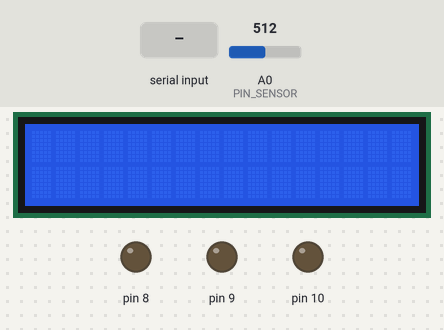
Bench run of a sketch on a simulated Arduino Uno, built with avr-gcc and run on an emulated ATmega328P. Parts: 16×2 character LCD, output pins drawn as LEDs (lit = HIGH). The inputs (shaded band) are chosen by the test bench; at power-on: A0 (PIN_SENSOR) = 512.

Above: at 1.2 s.
1.3 s: "T" received over Serial
At 1.9 s:
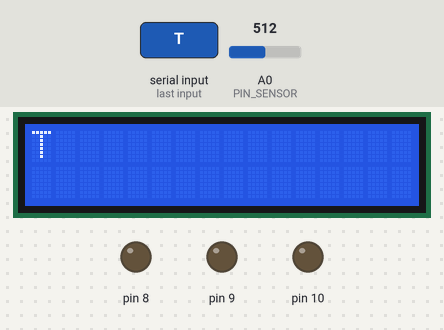
2.8 s: "1" received over Serial
At 3.1 s:
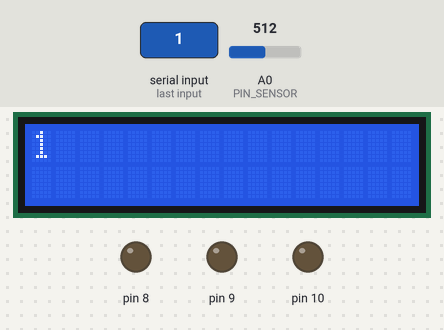
Timing chart, 0 to 5.8 s (numbered marks = the images above; inputs shaded):
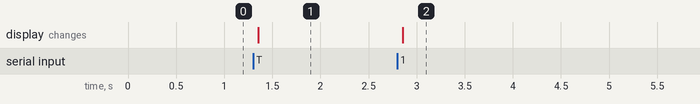

The sketch:

relog_con_java.ino
```cpp
#include <LiquidCrystal.h>
LiquidCrystal lcd(12,11,5,4,3,2);

byte PIN_SENSOR = A0;
int dato_serial = 0;
float C;

int temp;

void setup() {
  lcd.begin(16,2);
  Serial.begin(9600);
  Serial.setTimeout(50);
  pinMode(8, OUTPUT);
  pinMode(9, OUTPUT);
  pinMode(10, OUTPUT);


}

void loop() {
  C = (5.0 * analogRead(PIN_SENSOR) * 100.0)/ 1024;
  temp = C;
  if ( Serial.available() > 0){
   //lectura_dato();
   dato_serial = Serial.read();
    comparacion_dato();

    if(C < 15)
    {
    digitalWrite(8,HIGH);
    digitalWrite(9,LOW);
    digitalWrite(10,LOW);
    }
    if(C > 20)
    {
    digitalWrite(8,LOW);
    digitalWrite(9,LOW);
    digitalWrite(10,HIGH);
    }
    if(C < 20 )
    {
      if(C > 15)
      {
        digitalWrite(8,LOW);
        digitalWrite(9,HIGH);
        digitalWrite(10,LOW);
      }
    }

  }

  String text = Serial.readString();
  String line1 = text.substring(0, 16);
  String line2 = text.substring(16, 32);

if(text.length() > 0){
  lcd.setCursor(0,0);
  lcd.print("                ");
  lcd.setCursor(0,1);
  lcd.print("                ");
  }

  lcd.setCursor(0,0);
  lcd.print(line1);
  lcd.setCursor(0,1);
  lcd.print(line2);

}

void lectura_dato (void ){

 dato_serial = Serial.read();

}

void comparacion_dato (void){
  if(dato_serial == 'T'){
    Serial.write(temp);

  }
}
```

Measured:
- after the input at 1.3 s, the display: changes after 0.06 s (image 1)
- after the input at 2.8 s, the display: changes after 0.06 s (image 2)
